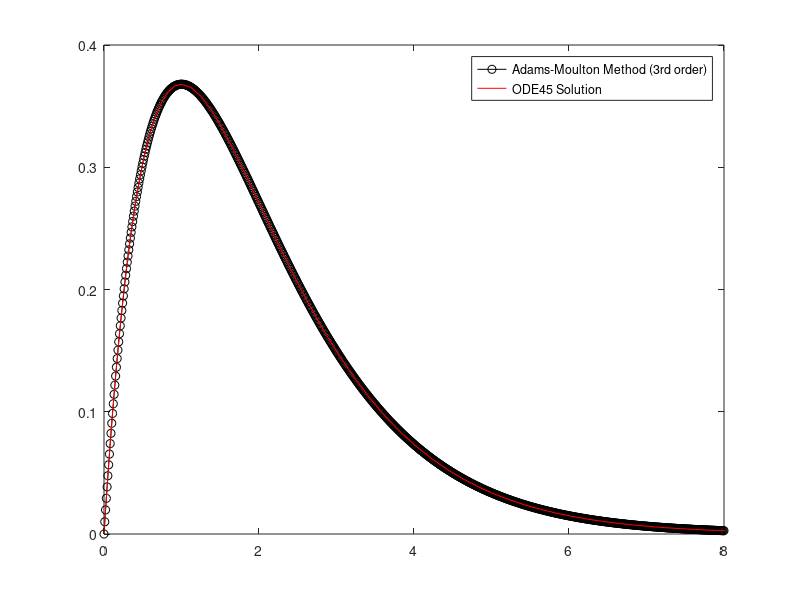

MATLAB code to generate this figure:
clear   % Clears variables of workspace keeping functions and classes,
        % clear all includes function and classes too
% clc     % Clears the command window
close all   % Closes all MATLAB figure windows

% Define the function f(x, y) representing the differential equation
f = @(x, y) 1/exp(x) - y;

% Initial conditions
x(1) = 0;
y(1) = 0;

% Step size
h = 0.01;

% Number of iterations
n = 8 / h;

% Perform the first iteration using forward Euler method
y(2) = y(1) + h * f(x(1), y(1));
x(2) = x(1) + h;

% Perform the remaining iterations using the 3rd order Adams-Moulton method
for i = 2:n
    x(i + 1) = x(i) + h;
    y0 = y(i) + 0.5 * h * (f(x(i), y(i)) + f(x(i) + h, y(i) + h * f(x(i), y(i))));
    f_y0 = f(x(i + 1), y0);
    error = 1;
    while error > 10^(-4)
        y1 = y(i) + (h / 12) * (5 * f(x(i + 1), y0) + 8 * f(x(i), y(i)) - f(x(i - 1), ...
            y(i - 1)));
        f_y1 = f(x(i + 1), y1);
        error = abs(f_y1 - f_y0);
        f_y0 = f_y1;
    end
    y(i + 1) = y1;
end

% Print the final solution
fprintf("y(%f) = %f \n", x(end), y(end))

% Plot the results of the Adams-Moulton method
plot(x, y, '-ok')
hold on;

% Solve the same differential equation using ODE45 for comparison
xspan = [0 8];
y0 = 0;
[x, y] = ode45(@(x, y) 1/exp(x) - y, xspan, y0);

% Plot the results of ODE45
plot(x, y, 'r')

% Add legend to the plot
legend({'Adams-Moulton Method (3rd order)', 'ODE45 Solution'})